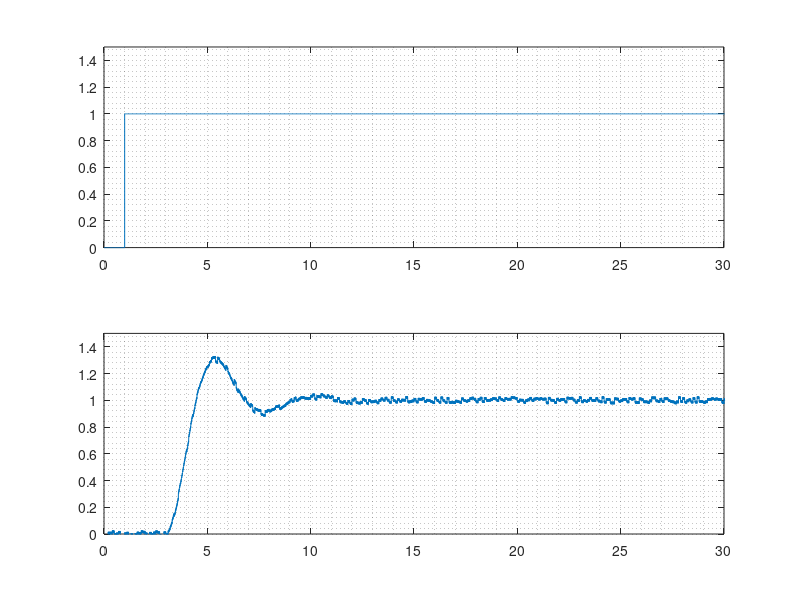

Here is the MATLAB script that generated this plot: (Note: this script raises an error after producing the figure.)


clc
close all
clear all

load PruebaA.mat

 tiempo = PruebaA(:,1);
entrada = PruebaA(:,2);
 salida = PruebaA(:,3);

figure(1)
subplot(2,1,1)
plot(tiempo,entrada)
grid minor 
axis([0 30 0 1.5])
subplot(2,1,2)
plot(tiempo,salida)
grid minor 
axis([0 30 0 1.5])

num = 1
den = [1 1 1]

sys = tf(num,den,'InputDelay',1)
t = 0:0.1:200;
u = (t < 1) * 0 + (t >= 1)*1; 

[ysim,tsim] = lsim(sys,u,t)

figure
plot(tiempo,salida,tsim,ysim)
grid minor 
axis([0 30 0 1.5])

